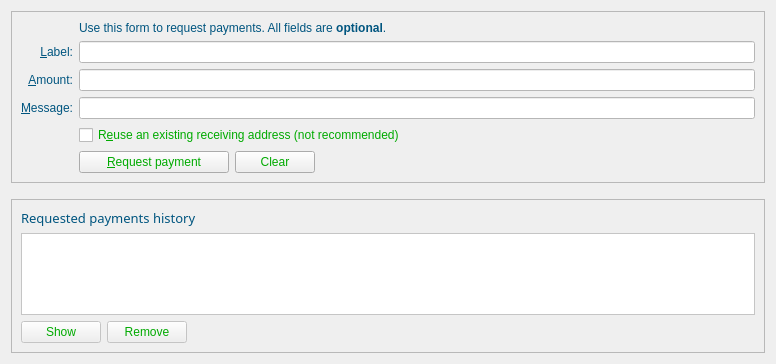
<?xml version="1.0" encoding="UTF-8"?>
<ui version="4.0">
 <class>ReceiveCoinsDialog</class>
 <widget class="QWidget" name="ReceiveCoinsDialog">
  <property name="geometry">
   <rect>
    <x>0</x>
    <y>0</y>
    <width>776</width>
    <height>364</height>
   </rect>
  </property>
  <property name="styleSheet">
   <string notr="true">color: rgb(0, 85, 127);
font: 75 10pt &quot;Segoe Print&quot;;</string>
  </property>
  <layout class="QVBoxLayout" name="verticalLayout" stretch="0,0,1">
   <item>
    <widget class="QFrame" name="frame2">
     <property name="sizePolicy">
      <sizepolicy hsizetype="Preferred" vsizetype="Expanding">
       <horstretch>0</horstretch>
       <verstretch>0</verstretch>
      </sizepolicy>
     </property>
     <property name="frameShape">
      <enum>QFrame::StyledPanel</enum>
     </property>
     <property name="frameShadow">
      <enum>QFrame::Sunken</enum>
     </property>
     <layout class="QVBoxLayout" name="verticalLayout_3">
      <item>
       <layout class="QGridLayout" name="gridLayout">
        <item row="7" column="2">
         <widget class="QCheckBox" name="reuseAddress">
          <property name="toolTip">
           <string>Reuse one of the previously used receiving addresses. Reusing addresses has security and privacy issues. Do not use this unless re-generating a payment request made before.</string>
          </property>
          <property name="styleSheet">
           <string notr="true">color: rgb(0, 170, 0);
font: 75 10pt &quot;Segoe Print&quot;;</string>
          </property>
          <property name="text">
           <string>R&amp;euse an existing receiving address (not recommended)</string>
          </property>
         </widget>
        </item>
        <item row="7" column="0">
         <widget class="QLabel" name="label_4">
          <property name="text">
           <string/>
          </property>
         </widget>
        </item>
        <item row="6" column="0">
         <widget class="QLabel" name="label_3">
          <property name="toolTip">
           <string>An optional message to attach to the payment request, which will be displayed when the request is opened. Note: The message will not be sent with the payment over the Zurcoin network.</string>
          </property>
          <property name="text">
           <string>&amp;Message:</string>
          </property>
          <property name="alignment">
           <set>Qt::AlignRight|Qt::AlignTrailing|Qt::AlignVCenter</set>
          </property>
          <property name="buddy">
           <cstring>reqMessage</cstring>
          </property>
         </widget>
        </item>
        <item row="4" column="2">
         <widget class="QLineEdit" name="reqLabel">
          <property name="toolTip">
           <string>An optional label to associate with the new receiving address.</string>
          </property>
          <property name="styleSheet">
           <string notr="true">background-color: rgb(255, 255, 255);</string>
          </property>
         </widget>
        </item>
        <item row="6" column="2">
         <widget class="QLineEdit" name="reqMessage">
          <property name="toolTip">
           <string>An optional message to attach to the payment request, which will be displayed when the request is opened. Note: The message will not be sent with the payment over the Zurcoin network.</string>
          </property>
          <property name="styleSheet">
           <string notr="true">background-color: rgb(255, 255, 255);</string>
          </property>
         </widget>
        </item>
        <item row="2" column="2">
         <widget class="QLabel" name="label_5">
          <property name="text">
           <string>Use this form to request payments. All fields are &lt;b&gt;optional&lt;/b&gt;.</string>
          </property>
         </widget>
        </item>
        <item row="4" column="0">
         <widget class="QLabel" name="label_2">
          <property name="toolTip">
           <string>An optional label to associate with the new receiving address.</string>
          </property>
          <property name="text">
           <string>&amp;Label:</string>
          </property>
          <property name="alignment">
           <set>Qt::AlignRight|Qt::AlignTrailing|Qt::AlignVCenter</set>
          </property>
          <property name="buddy">
           <cstring>reqLabel</cstring>
          </property>
         </widget>
        </item>
        <item row="5" column="0">
         <widget class="QLabel" name="label">
          <property name="toolTip">
           <string>An optional amount to request. Leave this empty or zero to not request a specific amount.</string>
          </property>
          <property name="text">
           <string>&amp;Amount:</string>
          </property>
          <property name="alignment">
           <set>Qt::AlignRight|Qt::AlignTrailing|Qt::AlignVCenter</set>
          </property>
          <property name="buddy">
           <cstring>reqAmount</cstring>
          </property>
         </widget>
        </item>
        <item row="5" column="2">
         <widget class="BitcoinAmountField" name="reqAmount">
          <property name="minimumSize">
           <size>
            <width>80</width>
            <height>0</height>
           </size>
          </property>
          <property name="toolTip">
           <string>An optional amount to request. Leave this empty or zero to not request a specific amount.</string>
          </property>
          <property name="styleSheet">
           <string notr="true">background-color: rgb(255, 255, 255);</string>
          </property>
         </widget>
        </item>
        <item row="8" column="2">
         <layout class="QHBoxLayout" name="horizontalLayout">
          <item>
           <widget class="QPushButton" name="receiveButton">
            <property name="minimumSize">
             <size>
              <width>150</width>
              <height>0</height>
             </size>
            </property>
            <property name="styleSheet">
             <string notr="true">color: rgb(0, 170, 0);
font: 75 10pt &quot;Segoe Print&quot;;</string>
            </property>
            <property name="text">
             <string>&amp;Request payment</string>
            </property>
            <property name="icon">
             <iconset resource="../bitcoin.qrc">
              <normaloff>:/icons/receiving_addresses</normaloff>:/icons/receiving_addresses</iconset>
            </property>
           </widget>
          </item>
          <item>
           <widget class="QPushButton" name="clearButton">
            <property name="sizePolicy">
             <sizepolicy hsizetype="Minimum" vsizetype="Fixed">
              <horstretch>0</horstretch>
              <verstretch>0</verstretch>
             </sizepolicy>
            </property>
            <property name="toolTip">
             <string>Clear all fields of the form.</string>
            </property>
            <property name="styleSheet">
             <string notr="true">color: rgb(0, 170, 0);
font: 75 10pt &quot;Segoe Print&quot;;</string>
            </property>
            <property name="text">
             <string>Clear</string>
            </property>
            <property name="icon">
             <iconset resource="../bitcoin.qrc">
              <normaloff>:/icons/remove</normaloff>:/icons/remove</iconset>
            </property>
            <property name="autoDefault">
             <bool>false</bool>
            </property>
           </widget>
          </item>
          <item>
           <spacer name="horizontalSpacer">
            <property name="orientation">
             <enum>Qt::Horizontal</enum>
            </property>
            <property name="sizeHint" stdset="0">
             <size>
              <width>40</width>
              <height>20</height>
             </size>
            </property>
           </spacer>
          </item>
         </layout>
        </item>
        <item row="8" column="0">
         <widget class="QLabel" name="label_7">
          <property name="text">
           <string/>
          </property>
         </widget>
        </item>
       </layout>
      </item>
     </layout>
    </widget>
   </item>
   <item>
    <spacer name="verticalSpacer_2">
     <property name="orientation">
      <enum>Qt::Vertical</enum>
     </property>
     <property name="sizeHint" stdset="0">
      <size>
       <width>20</width>
       <height>10</height>
      </size>
     </property>
    </spacer>
   </item>
   <item>
    <widget class="QFrame" name="frame">
     <property name="sizePolicy">
      <sizepolicy hsizetype="Preferred" vsizetype="Expanding">
       <horstretch>0</horstretch>
       <verstretch>0</verstretch>
      </sizepolicy>
     </property>
     <property name="frameShape">
      <enum>QFrame::StyledPanel</enum>
     </property>
     <property name="frameShadow">
      <enum>QFrame::Raised</enum>
     </property>
     <layout class="QVBoxLayout" name="verticalLayout_2">
      <item>
       <widget class="QLabel" name="label_6">
        <property name="font">
         <font>
          <family>Segoe Print</family>
          <pointsize>10</pointsize>
          <weight>9</weight>
          <italic>false</italic>
          <bold>false</bold>
         </font>
        </property>
        <property name="text">
         <string>Requested payments history</string>
        </property>
       </widget>
      </item>
      <item>
       <widget class="QTableView" name="recentRequestsView">
        <property name="contextMenuPolicy">
         <enum>Qt::CustomContextMenu</enum>
        </property>
        <property name="styleSheet">
         <string notr="true">background-color: rgb(255, 255, 255);</string>
        </property>
        <property name="tabKeyNavigation">
         <bool>false</bool>
        </property>
        <property name="sortingEnabled">
         <bool>true</bool>
        </property>
       </widget>
      </item>
      <item>
       <layout class="QHBoxLayout" name="horizontalLayout_2">
        <item>
         <widget class="QPushButton" name="showRequestButton">
          <property name="enabled">
           <bool>false</bool>
          </property>
          <property name="toolTip">
           <string>Show the selected request (does the same as double clicking an entry)</string>
          </property>
          <property name="styleSheet">
           <string notr="true">color: rgb(0, 170, 0);
font: 75 10pt &quot;Segoe Print&quot;;</string>
          </property>
          <property name="text">
           <string>Show</string>
          </property>
          <property name="icon">
           <iconset resource="../bitcoin.qrc">
            <normaloff>:/icons/edit</normaloff>:/icons/edit</iconset>
          </property>
          <property name="autoDefault">
           <bool>false</bool>
          </property>
         </widget>
        </item>
        <item>
         <widget class="QPushButton" name="removeRequestButton">
          <property name="enabled">
           <bool>false</bool>
          </property>
          <property name="toolTip">
           <string>Remove the selected entries from the list</string>
          </property>
          <property name="styleSheet">
           <string notr="true">color: rgb(0, 170, 0);
font: 75 10pt &quot;Segoe Print&quot;;</string>
          </property>
          <property name="text">
           <string>Remove</string>
          </property>
          <property name="icon">
           <iconset resource="../bitcoin.qrc">
            <normaloff>:/icons/remove</normaloff>:/icons/remove</iconset>
          </property>
          <property name="autoDefault">
           <bool>false</bool>
          </property>
         </widget>
        </item>
        <item>
         <spacer name="horizontalSpacer_2">
          <property name="orientation">
           <enum>Qt::Horizontal</enum>
          </property>
          <property name="sizeHint" stdset="0">
           <size>
            <width>40</width>
            <height>20</height>
           </size>
          </property>
         </spacer>
        </item>
       </layout>
      </item>
     </layout>
    </widget>
   </item>
  </layout>
 </widget>
 <customwidgets>
  <customwidget>
   <class>BitcoinAmountField</class>
   <extends>QLineEdit</extends>
   <header>bitcoinamountfield.h</header>
   <container>1</container>
  </customwidget>
 </customwidgets>
 <tabstops>
  <tabstop>reqLabel</tabstop>
  <tabstop>reqAmount</tabstop>
  <tabstop>reqMessage</tabstop>
  <tabstop>reuseAddress</tabstop>
  <tabstop>receiveButton</tabstop>
  <tabstop>clearButton</tabstop>
  <tabstop>recentRequestsView</tabstop>
  <tabstop>showRequestButton</tabstop>
  <tabstop>removeRequestButton</tabstop>
 </tabstops>
 <resources>
  <include location="../bitcoin.qrc"/>
 </resources>
 <connections/>
</ui>
